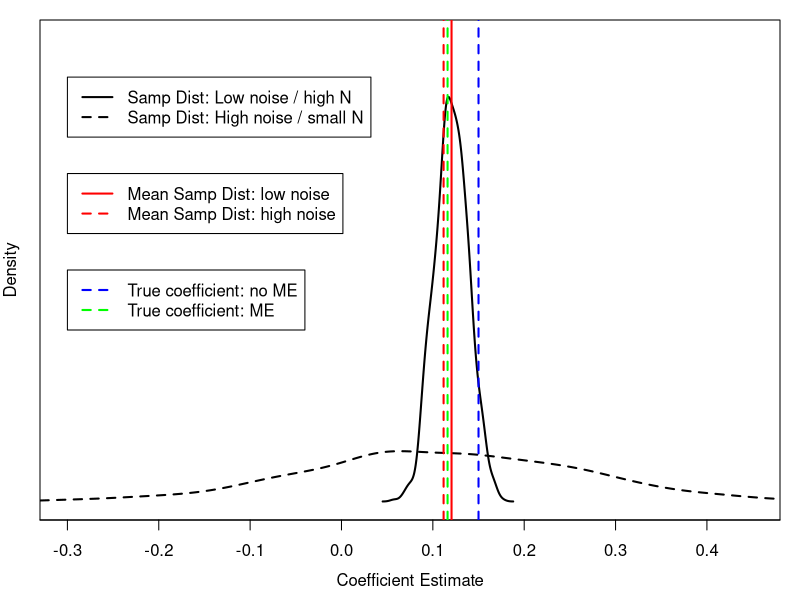
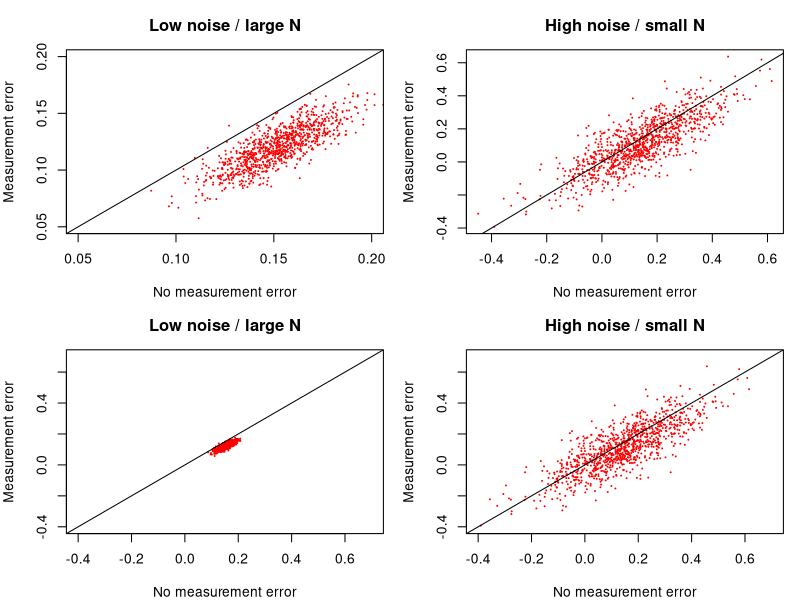

The R script that drew these images, in order:
# This code reproduces the figures in the Blogpost:
# http://jmbh.github.io/Deconstructing-ME/

# !!! DEFINE WHERE THE FIGURES SHOULD BE SAVED !!!
figDir <- '...'

# --------- 1) Simulation by the Authors ---------

set.seed(1)
nIter <- 1000
r <- .15
sims<-array(0,c(nIter,4))
xerror <- 0.5
yerror<-0.5

for (i in 1:nIter) {
  
  ## N = 50
  # No ME
  x <- rnorm(50,0,1)
  y <- r*x + rnorm(50,0,1)
  xx<-lm(y~x)
  sims[i,1]<-summary(xx)$coefficients[2,1]
  # ME
  x<-x + rnorm(50,0,xerror)
  y<-y + rnorm(50,0,yerror)
  xx<-lm(y~x)
  sims[i,2]<-summary(xx)$coefficients[2,1]
  
  ## N = 3000
  # No ME
  x <- rnorm(3000,0,1)
  y <- r*x + rnorm(3000,0,1)
  xx<-lm(y~x)
  sims[i,3]<-summary(xx)$coefficients[2,1]
  # ME
  x<-x + rnorm(3000,0,xerror)
  y<-y + rnorm(3000,0,yerror)
  xx<-lm(y~x)
  sims[i,4]<-summary(xx)$coefficients[2,1]
  
}


# --------- 2) Figure A: Densities of Sampling Distributions ---------

png(paste0(figDir, 'SamplingDistri.png'), width = 600, height = 400)

plot.new()
par(mar=c(4,2,1,1))
plot.window(xlim= c(-.3, .45), ylim=c(0,24))
box()
D_high <- density(sims[,2])
D_low <- density(sims[,4])
lines(D_high$x, D_high$y, lty = 2, lwd = 2)
lines(D_low$x, D_low$y, lty = 1, lwd = 2)
title(xlab = 'Coefficient Estimate', line = 2.5)
title(ylab = 'Density', line = 1)
axis(1, seq(-.40, .60, length = 11), cex.axis = 1)

# Mean of sampling distribution
abline(v = mean(sims[,2]), lty=2, col='red', lwd =2)
abline(v = mean(sims[,4]), lty=1, col='red', lwd = 2)
# True coefficient (without ME)
abline(v = .15, col='blue', lty=2, lwd = 2)
abline(v = mean(c(sims[,2], sims[,4])), col='green', lty=2, lwd = 2)

# Legend
legend(-.3, 22, c('Samp Dist: Low noise / high N', 'Samp Dist: High noise / small N'), lty = 1:2, lwd = c(2,2))
legend(-.3, 17, c('Mean Samp Dist: low noise', 'Mean Samp Dist: high noise'), lty = 1:2, col=c('red', 'red'), lwd=c(2,2))
legend(-.3, 12, c('True coefficient: no ME', 'True coefficient: ME'), lty = c(2,2), col=c('blue', 'green'), lwd=c(2,2))

dev.off()


# --------- 3) Figure B: Reproducing Figure in paper & rescaling ---------


png(paste0(figDir, 'ScalingIssue.png'), width = 700, height = 700)

par(mar=c(4,4,3,1), mfrow=c(2,2))

plot(sims[,4] ~ sims[,3], 
     xlab = 'No measurement error', 
     ylab = 'Measurement error', 
     main = 'Low noise / large N', 
     pch = 20, cex = .2, col = 'red',
     xlim=c(0.05, .2), 
     ylim=c(0.05, .2))
abline(0,1,col="black")
plot(sims[,2] ~ sims[,1], 
     xlab = 'No measurement error', 
     ylab = 'Measurement error', 
     main = 'High noise / small N', 
     pch = 20, cex = .2, col = 'red')
abline(0,1,col="black")

plot(sims[,4] ~ sims[,3], 
     xlab = 'No measurement error', 
     ylab = 'Measurement error', 
     main = 'Low noise / large N',
     xlim = c(-.4, .7), 
     ylim = c(-.4, .7), 
     pch = 20, cex = .2, col = 'red')
abline(0,1,col="black")
plot(sims[,2] ~ sims[,1], 
     xlab = 'No measurement error', 
     ylab = 'Measurement error', 
     main = 'High noise / small N',
     xlim = c(-.4, .7), 
     ylim = c(-.4, .7), 
     pch = 20, cex = .2, col = 'red')
abline(0,1,col="black")

dev.off()


